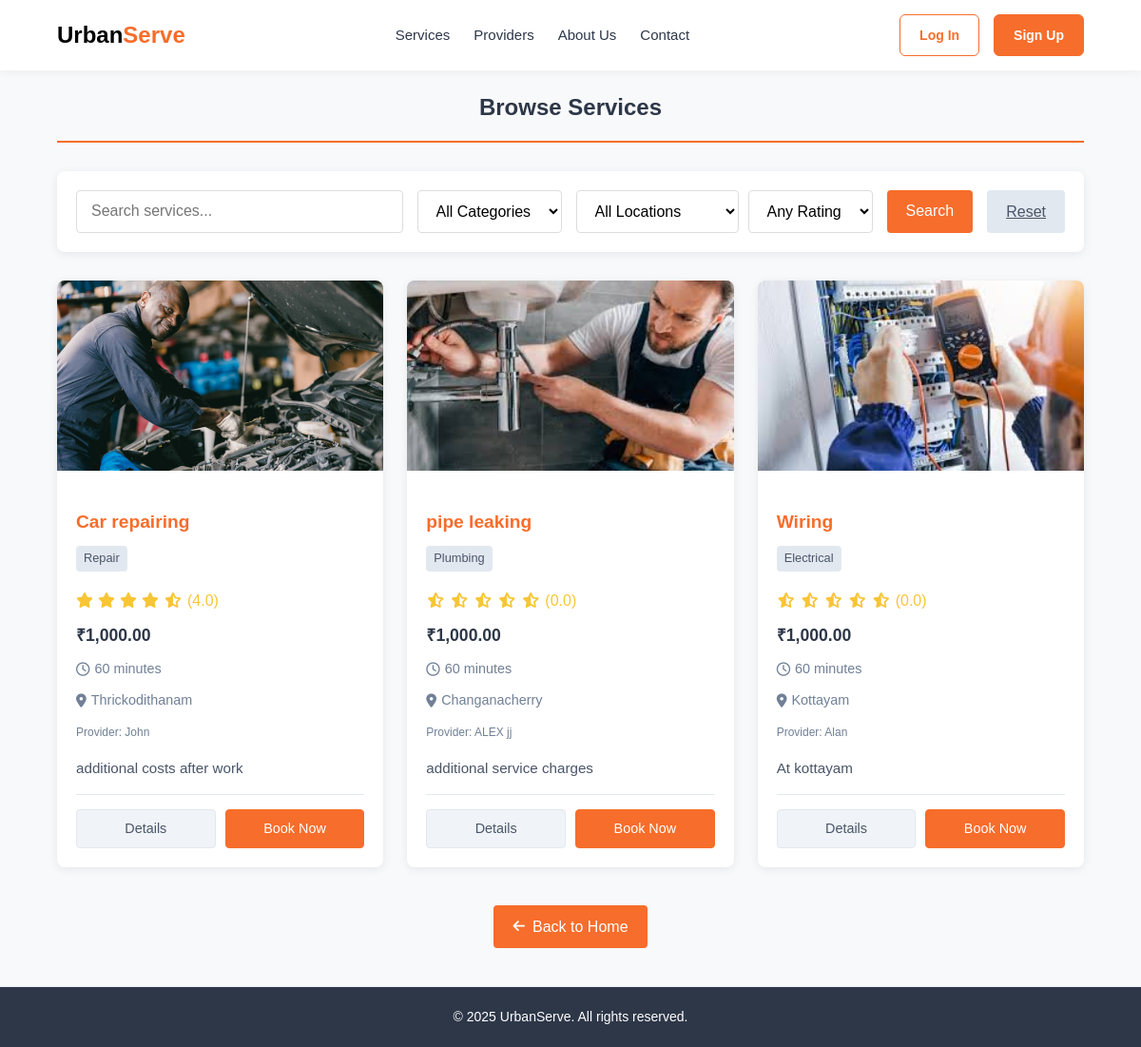
The page /localservice-main/services.php on the database its author committed.
### tables this page shows
CREATE TABLE `services` (
  `id` int(11) NOT NULL,
  `name` varchar(100) NOT NULL,
  `category_id` int(11) NOT NULL,
  `description` text NOT NULL,
  `base_price` decimal(10,2) NOT NULL,
  `duration_minutes` int(11) NOT NULL,
  `image` varchar(255) DEFAULT NULL,
  `created_at` timestamp NOT NULL DEFAULT current_timestamp()
);

CREATE TABLE `service_categories` (
  `id` int(11) NOT NULL,
  `name` varchar(50) NOT NULL,
  `description` text DEFAULT NULL,
  `icon` varchar(50) DEFAULT NULL
);

### localservice-main/services.php (the view, shortened to what this page needs)
<?php
include 'db.php';
$search = isset($_GET['search']) ? trim($_GET['search']) : '';
$page = isset($_GET['page']) ? max(1, intval($_GET['page'])) : 1;
$per_page = 12;
$sql = "
    SELECT
        s.id,
        s.name,
        s.description,
        s.base_price,
        s.duration_minutes,
        s.image,
        sc.name AS category_name,
        GROUP_CONCAT(DISTINCT u.city SEPARATOR ', ') AS locations,
        (
            SELECT GROUP_CONCAT(DISTINCT u.name SEPARATOR ', ')
            FROM provider_services ps
            JOIN users u ON ps.provider_id = u.id
            WHERE ps.service_id = s.id
        ) AS providers,
        (
            SELECT COUNT(DISTINCT ps.provider_id)
            FROM provider_services ps
            WHERE ps.service_id = s.id
        ) AS provider_count,
        (
            SELECT MIN(ps.price)
            FROM provider_services ps
            WHERE ps.service_id = s.id
        ) AS min_price,
        (
            SELECT MAX(ps.price)
            FROM provider_services ps
            WHERE ps.service_id = s.id
        ) AS max_price,
        (
            SELECT AVG(r.rating)
            FROM provider_services ps
            JOIN reviews r ON ps.provider_id = r.provider_id
            WHERE ps.service_id = s.id
        ) AS avg_rating,
        (
            SELECT image_url
            FROM service_images si
            WHERE si.service_id = s.id
            LIMIT 1
        ) AS featured_image
    FROM services s
    JOIN service_categories sc ON s.category_id = sc.id
    JOIN provider_services ps ON s.id = ps.service_id
    JOIN users u ON ps.provider_id = u.id
    JOIN providers p ON u.id = p.user_id
    WHERE p.is_verified = 1
";
$sql .= " GROUP BY s.id";
$offset = ($page - 1) * $per_page;
$sql .= " ORDER BY avg_rating DESC, s.name ASC LIMIT $offset, $per_page";
$query = $conn->query($sql);
$services = $query ? $query->fetch_all(MYSQLI_ASSOC) : [];
?>
<!DOCTYPE html>
<html lang="en">
<head>
    <link rel="stylesheet" href="https://cdnjs.cloudflare.com/ajax/libs/font-awesome/6.4.0/css/all.min.css" />
</head>
<body>
<?php include 'header.php'; ?>
    <div class="container">
        <h2>Browse Services</h2>
        <div class="search-container">
            <form method="GET" class="search-form">
                <input type="text" name="search" class="search-input"
                       placeholder="Search services..." value="<?= htmlspecialchars($search) ?>">
                <select name="category" class="category-select">
                    <option value="">All Categories</option>
                </select>
                <div class="filter-group">
                    <select name="location" class="location-select">
                        <option value="">All Locations</option>
                    </select>
                    <select name="min_rating" class="rating-select">
                        <option value="0">Any Rating</option>
                    </select>
                </div>
                <button type="submit" class="search-button">Search</button>
                <a href="services.php" class="reset-button">Reset</a>
            </form>
        </div>
        <div class="services-list">
            <?php if (count($services) > 0): ?>
                <?php foreach ($services as $service):
                    $imagePath = $service['featured_image'] ?: ($service['image'] ?: 'images/services/default.jpg');
                ?>
                    <div class="service-card">
                        <div class="service-image-container">
                            <img src="<?= htmlspecialchars($imagePath) ?>"
                                 alt="<?= htmlspecialchars($service['name']) ?>"
                                 class="service-image"
                                 onerror="this.src='images/services/default.jpg'">
                        </div>
                        <div class="service-info">
                            <h3 class="service-name"><?= htmlspecialchars($service['name']) ?></h3>
                            <span class="service-category"><?= htmlspecialchars($service['category_name']) ?></span>
                            <div class="service-rating">
                            <?php if ($service['avg_rating'] > 0): ?>
                                    <?php for ($i = 1; $i <= 5; $i++): ?>
                                        <i class="fas fa-star<?= $i <= round($service['avg_rating']) ? '' : '-half-alt' ?>"></i>
                                    <?php endfor; ?>
                                    <span>(<?= number_format($service['avg_rating'], 1) ?>)</span>
                       <?php else: ?>
                                    <?php for ($i = 1; $i <= 5; $i++): ?>
                                        <i class="fas fa-star<?= $i <= round($service['avg_rating']) ? '' : '-half-alt' ?>"></i>
                                    <?php endfor; ?>
                                    <span>(<?= number_format($service['avg_rating'], 1) ?>)</span>
                            <?php endif; ?>
                                     </div>
                            <div class="service-price">
                                <?php if ($service['provider_count'] > 1): ?>
                                    <span>From ₹<?= number_format($service['min_price'], 2) ?></span>
                                    <small>(Base: ₹<?= number_format($service['base_price'], 2) ?>)</small>
                                <?php else: ?>
                                    <span>₹<?= number_format($service['base_price'], 2) ?></span>
                                <?php endif; ?>
                            </div>
                            <div class="service-duration">
                                <i class="far fa-clock"></i> <?= $service['duration_minutes'] ?> minutes
                            </div>
                            <?php if (!empty($service['locations'])): ?>
                                <div class="service-location">
                                    <i class="fas fa-map-marker-alt"></i> <?= htmlspecialchars($service['locations']) ?>
                                </div>
                            <?php endif; ?>
                            <?php if (!empty($service['providers'])): ?>
                                <div class="service-providers">
                                    <small>
                                        <?php if ($service['provider_count'] > 1): ?>
                                            <?= $service['provider_count'] ?> providers available
                                        <?php else: ?>
                                            Provider: <?= htmlspecialchars($service['providers']) ?>
                                        <?php endif; ?>
                                    </small>
                                </div>
                            <?php endif; ?>
                            <p class="service-description"><?= htmlspecialchars($service['description']) ?></p>
                            <div class="action-links">
                                <a href="service_detail.php?id=<?= $service['id'] ?>">Details</a>
                                <a href="book_service.php?service_id=<?= $service['id'] ?>">Book Now</a>
                            </div>
                        </div>
                    </div>
                <?php endforeach; ?>
            <?php endif; ?>
        </div>
        <div class="back-link-container">
            <a href="index.php" class="back-link">
                <i class="fas fa-arrow-left"></i> Back to Home
            </a>
        </div>
    </div>
<?php include 'footer.php'; ?>
</body>
</html>

### localservice-main/header.php (shortened to what this page needs)
<!DOCTYPE html>
<html lang="en">
<head>
</head>
<body>
    <header class="header">
        <div class="container">
            <nav class="navbar">
                <a href="index.php" class="logo">Urban<span>Serve</span></a>
                <div class="nav-links">
                    <a href="services.php">Services</a>
                    <a href="providers.php">Providers</a>
                    <a href="about.php">About Us</a>
                    <a href="contact.php">Contact</a>
                </div>
                <div class="auth-buttons">
                    <?php if (isset($_SESSION['user'])): ?>
                        <span>Hi, <?= htmlspecialchars($_SESSION['user']['name']) ?></span>
                        <a href="logout.php" class="btn btn-outline">Logout</a>
                    <?php else: ?>
                        <a href="login.php" class="btn btn-outline">Log In</a>
                        <a href="register.php" class="btn btn-primary">Sign Up</a>
                    <?php endif; ?>
                </div>
            </nav>
        </div>
    </header>

### localservice-main/footer.php (shortened to what this page needs)
<footer class="footer">
    <div class="container">
        &copy; <?php echo date('Y'); ?> UrbanServe. All rights reserved.
    </div>
</footer>

### localservice-main/services.php (style rules this page uses)
body { font-family: 'Arial', sans-serif; line-height: 1.6; color: #333; background-color: #f8f9fa; margin: 0; }
.container { max-width: 1200px; margin: 0 auto; }
h2 { color: #2d3748; text-align: center; margin-bottom: 30px; padding-bottom: 15px; border-bottom: 2px solid #f76d2b; }
.search-container { background: white; padding: 20px; border-radius: 8px; box-shadow: 0 2px 10px rgba(0,0,0,0.08); margin-bottom: 30px; }
.search-form { display: flex; gap: 15px; flex-wrap: wrap; }
.search-input { flex: 1; min-width: 250px; padding: 10px 15px; border: 1px solid #ddd; border-radius: 4px; font-size: 16px; }
.category-select, .location-select, .rating-select { padding: 10px 15px; border: 1px solid #ddd; border-radius: 4px; font-size: 16px; background: white; }
.filter-group { display: flex; gap: 10px; }
.search-button { padding: 10px 20px; background-color: #f76d2b; color: white; border: none; border-radius: 4px; font-size: 16px; cursor: pointer; transition: background-color 0.3s; }
.reset-button { padding: 10px 20px; background-color: #e2e8f0; color: #4a5568; border: none; border-radius: 4px; font-size: 16px; cursor: pointer; transition: background-color 0.3s; }
.services-list { display: grid; grid-template-columns: repeat(auto-fill, minmax(300px, 1fr)); gap: 25px; margin-bottom: 40px; }
.service-card { background: white; border-radius: 8px; overflow: hidden; box-shadow: 0 2px 10px rgba(0,0,0,0.08); transition: transform 0.3s ease, box-shadow 0.3s ease; }
.service-image-container { height: 200px; position: relative; overflow: hidden; }
.service-image { width: 100%; height: 100%; object-fit: cover; }
.service-info { padding: 20px; }
.service-name { color: #f76d2b; font-size: 1.2rem; margin-bottom: 8px; }
.service-category { display: inline-block; background: #e2e8f0; color: #4a5568; padding: 3px 8px; border-radius: 4px; font-size: 0.8rem; margin-bottom: 10px; }
.service-rating { display: flex; align-items: center; gap: 5px; margin: 8px 0; color: #f8c537; }
.service-price { font-weight: bold; color: #2d3748; margin: 10px 0; font-size: 1.1rem; }
.service-duration { color: #718096; font-size: 0.9rem; margin-bottom: 10px; display: flex; align-items: center; gap: 5px; }
.service-location { color: #718096; font-size: 0.9rem; margin-bottom: 10px; display: flex; align-items: center; gap: 5px; }
.service-providers { color: #718096; font-size: 0.9rem; margin-bottom: 10px; }
.service-description { color: #4a5568; font-size: 0.95rem; margin-bottom: 15px; line-height: 1.5; }
.action-links { border-top: 1px solid #e2e8f0; padding-top: 15px; display: flex; gap: 10px; }
.action-links a { flex: 1; text-align: center; padding: 8px 15px; border-radius: 4px; font-size: 0.9rem; text-decoration: none; transition: all 0.2s; }
.action-links a:first-child { background-color: #f0f4f8; color: #4a5568; border: 1px solid #e2e8f0; }
.action-links a:last-child { background-color: #f76d2b; color: white; border: 1px solid #f76d2b; }
.back-link-container { text-align: center; margin-top: 30px; }
.back-link { display: inline-flex; align-items: center; gap: 8px; padding: 10px 20px; background-color: #f76d2b; color: white; text-decoration: none; border-radius: 4px; font-weight: 500; transition: background-color 0.3s; }
.back-link i { font-size: 0.9rem; }
.service-image-container { position: relative; }

### localservice-main/footer.php (style rules this page uses)
.footer { background-color: var(--secondary); color: white; padding: 20px 0; text-align: center; font-size: 14px; border-top: 1px solid #e9ecef; margin-top: 40px; }

### rows shown on the page
services: shows a picture, name "Car repairing", category.name "Repair", avg_rating "4.0", base_price "1,000.00", duration_minutes "60", locations "Thrickodithanam", providers "John", description "additional costs after work"
services: shows a picture, name "pipe leaking", category.name "Plumbing", avg_rating "0.0", base_price "1,000.00", duration_minutes "60", locations "Changanacherry", providers "ALEX jj", description "additional service charges"
services: shows a picture, name "Wiring", category.name "Electrical", avg_rating "0.0", base_price "1,000.00", duration_minutes "60", locations "Kottayam", providers "Alan", description "At kottayam"
